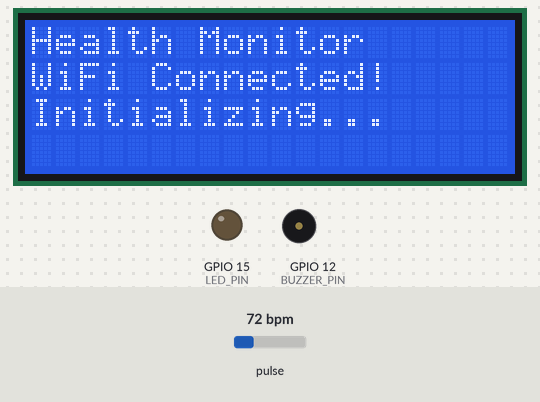
The sketch below on a simulated ESP32. Parts: 20×4 character LCD, output pins drawn as LEDs (lit = HIGH), buzzer (waves = sounding, pin HIGH). Inputs (shaded band) come from the test bench; at power-on: pulse 72 bpm. WiFi joins after 1.5 s; servers stay silent unless stated; random numbers use the default seed unless the sketch sets one; what the sketch prints to the serial monitor is not drawn.

Above: at 2.5 s.
At 4.6 s:
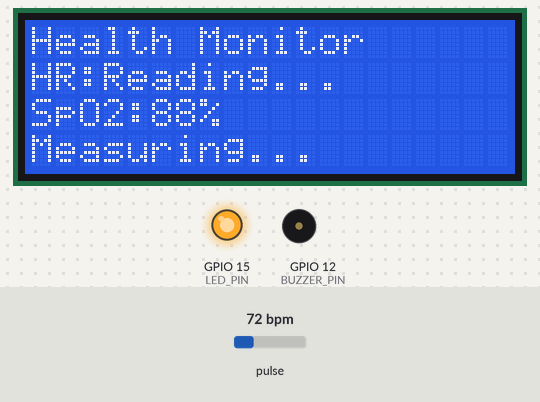
4.7 s: pulse set to 141 bpm
At 7.31 s:
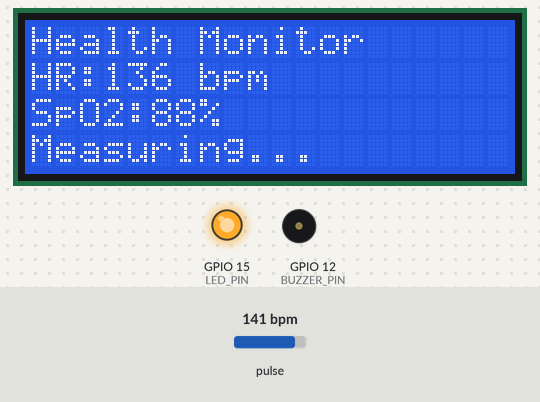
7.7 s: pulse set to 42 bpm
At 9.2 s:
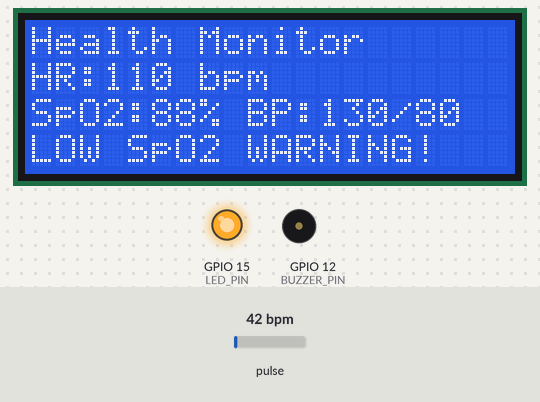
10.2 s: pulse set to 130 bpm
At 11.03 s:
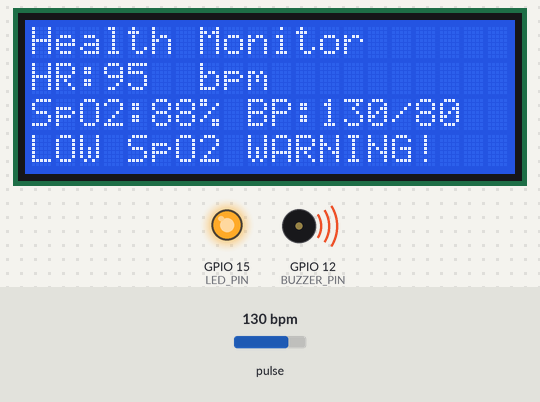
Timing chart, 0 to 18.3 s (numbered marks = the images above; inputs shaded):
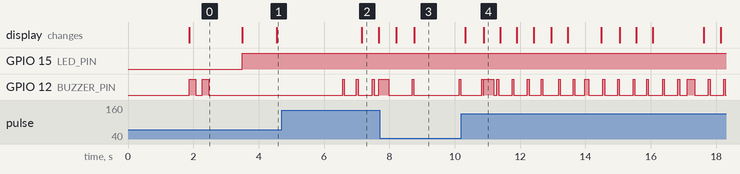

The sketch:

healthMonitor.ino
```cpp
#include <Wire.h>
#include <LiquidCrystal.h>
#include <WiFi.h>

// IMPORTANT: Blynk template must be defined BEFORE including BlynkSimpleEsp32.h
#define BLYNK_TEMPLATE_ID "TMPL62wFbO2QV"
#define BLYNK_TEMPLATE_NAME "Health Monitor"
#define BLYNK_AUTH_TOKEN "h-LuJy0eMjxSaNl8kBRRzwYvqRFil9ob"

#include <BlynkSimpleEsp32.h>
#include "MAX30105.h"
#include "heartRate.h"

// WiFi credentials
char ssid[] = "dlink_DWR-930M_4E49";
char pass[] = "W33f774df4";

// Initialize LCD (RS, E, D4, D5, D6, D7)
LiquidCrystal lcd(19, 18, 5, 17, 16, 4);

// Initialize MAX30102
MAX30105 particleSensor;

// Pin definitions
const int LED_PIN = 15;
const int BUZZER_PIN = 12;

// Buzzer timing
unsigned long buzzerStartTime = 0;
int buzzerDuration = 0;
bool buzzerActive = false;
unsigned long lastAlertTime = 0;
const long ALERT_INTERVAL = 3000; // Beep every 3 seconds for alerts

// Heart rate variables - IMPROVED
const byte RATE_SIZE = 10;  // Increased from 4 to 10 for better averaging
byte rates[RATE_SIZE];
byte rateSpot = 0;
long lastBeat = 0;
float beatsPerMinute;
int beatAvg;
int validBeatsCount = 0;  // Track how many valid beats we have

// SpO2 variables - IMPROVED
double avered = 0;
double aveir = 0;
int i = 0;
int Num = 30;  // Reduced from 100 to 30 for faster updates
double SpO2 = 0;
double lastValidSpO2 = 0;  // Store last valid reading

#define FINGER_ON 7000
#define MINIMUM_SPO2 90.0

// Blood pressure estimation variables
int systolicBP = 0;
int diastolicBP = 0;
long lastBPUpdate = 0;
const long BP_UPDATE_INTERVAL = 5000;

// Display update timing
unsigned long lastDisplayUpdate = 0;
const long DISPLAY_UPDATE_INTERVAL = 500;  // Update display every 500ms

// Virtual Pins for Blynk
#define VPIN_HEARTRATE V0
#define VPIN_SPO2 V1
#define VPIN_SYSTOLIC V2
#define VPIN_DIASTOLIC V3
#define VPIN_STATUS V4

BlynkTimer timer;

// Function to estimate blood pressure (simplified algorithm)
void estimateBloodPressure() {
  if (beatAvg > 0 && beatAvg < 200) {
    int baseSystolic = 110;
    int baseDiastolic = 70;

    int hrDeviation = beatAvg - 70;

    systolicBP = baseSystolic + (hrDeviation * 0.3);
    diastolicBP = baseDiastolic + (hrDeviation * 0.2);

    systolicBP += random(-5, 5);
    diastolicBP += random(-3, 3);

    systolicBP = constrain(systolicBP, 80, 180);
    diastolicBP = constrain(diastolicBP, 50, 100);

    if (systolicBP <= diastolicBP) {
      systolicBP = diastolicBP + 20;
    }
  }
}

void sendToBlynk() {
  // Only send to Blynk if connected
  if (!Blynk.connected()) {
    return;
  }

  if (beatAvg > 0 && validBeatsCount >= 3) {  // Only send after getting some valid beats
    Blynk.virtualWrite(VPIN_HEARTRATE, beatAvg);
    Blynk.virtualWrite(VPIN_SPO2, lastValidSpO2);
    Blynk.virtualWrite(VPIN_SYSTOLIC, systolicBP);
    Blynk.virtualWrite(VPIN_DIASTOLIC, diastolicBP);

    String status = "Normal";
    if (lastValidSpO2 < MINIMUM_SPO2) {
      status = "LOW SpO2!";
    } else if (beatAvg < 40 || beatAvg > 120) {
      status = "Abnormal HR!";
    } else if (systolicBP > 140 || diastolicBP > 90) {
      status = "High BP (Est)";
    }
    Blynk.virtualWrite(VPIN_STATUS, status);
  } else {
    Blynk.virtualWrite(VPIN_STATUS, "Reading...");
  }
}

void activateBuzzer(int duration) {
  digitalWrite(BUZZER_PIN, HIGH);
  buzzerStartTime = millis();
  buzzerDuration = duration;
  buzzerActive = true;
}

void handleBuzzer() {
  if (buzzerActive && (millis() - buzzerStartTime >= buzzerDuration)) {
    digitalWrite(BUZZER_PIN, LOW);
    buzzerActive = false;
  }
}

void updateDisplay() {
  // Clear and display line by line
  lcd.setCursor(0, 0);
  lcd.print("Health Monitor      ");

  // Row 2 - Heart Rate
  lcd.setCursor(0, 1);
  if (beatAvg > 0 && validBeatsCount >= 2) {
    char hrBuffer[21];
    sprintf(hrBuffer, "HR:%-3d bpm         ", beatAvg);
    lcd.print(hrBuffer);
  } else {
    lcd.print("HR:Reading...       ");
  }

  // Row 3 - SpO2 and BP
  lcd.setCursor(0, 2);
  if (lastValidSpO2 > 0) {
    char line3Buffer[21];
    if (systolicBP > 0) {
      sprintf(line3Buffer, "SpO2:%-2d%% BP:%-3d/%-3d", (int)lastValidSpO2, systolicBP, diastolicBP);
    } else {
      sprintf(line3Buffer, "SpO2:%-2d%%           ", (int)lastValidSpO2);
    }
    lcd.print(line3Buffer);
  } else {
    lcd.print("SpO2:---%           ");
  }

  // Row 4 - Status
  lcd.setCursor(0, 3);
  if (beatAvg > 0 && validBeatsCount >= 3) {
    bool alertCondition = false;

    if (lastValidSpO2 < MINIMUM_SPO2 && lastValidSpO2 > 0) {
      lcd.print("LOW SpO2 WARNING!   ");
      alertCondition = true;
    } else if (beatAvg < 40 || beatAvg > 120) {
      lcd.print("Abnormal HR!        ");
      alertCondition = true;
    } else if (systolicBP > 140 || diastolicBP > 90) {
      lcd.print("High BP (Estimated) ");
    } else {
      lcd.print("Status: Normal      ");
    }

    // Trigger buzzer for alerts
    if (alertCondition && (millis() - lastAlertTime > ALERT_INTERVAL)) {
      activateBuzzer(300);
      lastAlertTime = millis();
      Serial.println("ALERT! Buzzer activated");
    }
  } else {
    lcd.print("Measuring...        ");
  }
}

void setup() {
  Serial.begin(115200);

  pinMode(LED_PIN, OUTPUT);
  pinMode(BUZZER_PIN, OUTPUT);
  digitalWrite(LED_PIN, LOW);
  digitalWrite(BUZZER_PIN, LOW);

  lcd.begin(20, 4);
  lcd.clear();
  lcd.setCursor(0, 0);
  lcd.print("Health Monitor");
  lcd.setCursor(0, 1);
  lcd.print("Connecting WiFi...");

  Blynk.begin(BLYNK_AUTH_TOKEN, ssid, pass);

  lcd.setCursor(0, 1);
  lcd.print("WiFi Connected!     ");
  lcd.setCursor(0, 2);
  lcd.print("Initializing...     ");

  if (!particleSensor.begin(Wire, I2C_SPEED_FAST)) {
    lcd.clear();
    lcd.setCursor(0, 0);
    lcd.print("MAX30102 Error!");
    lcd.setCursor(0, 1);
    lcd.print("Check Wiring");
    while (1);
  }

  // IMPROVED: Better sensor configuration for faster, more accurate readings
  particleSensor.setup();
  particleSensor.setPulseAmplitudeRed(0x0A);
  particleSensor.setPulseAmplitudeGreen(0);

  // Set sample rate to 400 samples per second for faster response
  particleSensor.setSampleRate(400);

  // Setup timer
  timer.setInterval(2000L, sendToBlynk);

  // Test buzzer on startup
  Serial.println("Testing buzzer...");
  digitalWrite(BUZZER_PIN, HIGH);
  delay(200);
  digitalWrite(BUZZER_PIN, LOW);
  delay(200);
  digitalWrite(BUZZER_PIN, HIGH);
  delay(200);
  digitalWrite(BUZZER_PIN, LOW);
  Serial.println("Buzzer test complete");

  delay(1000);
  lcd.clear();
}

void loop() {
  Blynk.run();
  timer.run();
  handleBuzzer();

  long irValue = particleSensor.getIR();
  long redValue = particleSensor.getRed();

  // Check if finger is detected
  if (irValue < FINGER_ON) {
    lcd.setCursor(0, 0);
    lcd.print("Place finger on     ");
    lcd.setCursor(0, 1);
    lcd.print("sensor...           ");
    lcd.setCursor(0, 2);
    lcd.print("                    ");
    lcd.setCursor(0, 3);
    lcd.print("                    ");

    digitalWrite(LED_PIN, LOW);
    beatAvg = 0;
    validBeatsCount = 0;
    systolicBP = 0;
    diastolicBP = 0;

    // Reset arrays
    for (byte x = 0; x < RATE_SIZE; x++) {
      rates[x] = 0;
    }
    rateSpot = 0;

    return;
  }

  digitalWrite(LED_PIN, HIGH);

  // Heart rate detection - IMPROVED
  if (checkForBeat(irValue) == true) {
    long delta = millis() - lastBeat;
    lastBeat = millis();

    beatsPerMinute = 60 / (delta / 1000.0);

    // More lenient range and better filtering
    if (beatsPerMinute < 200 && beatsPerMinute > 30) {
      rates[rateSpot++] = (byte)beatsPerMinute;
      rateSpot %= RATE_SIZE;

      if (validBeatsCount < RATE_SIZE) {
        validBeatsCount++;
      }

      // Calculate average
      int sum = 0;
      int count = (validBeatsCount < RATE_SIZE) ? validBeatsCount : RATE_SIZE;
      for (byte x = 0; x < count; x++) {
        sum += rates[x];
      }
      beatAvg = sum / count;

      // BEEP ON EVERY HEARTBEAT!
      digitalWrite(BUZZER_PIN, HIGH);
      delay(50); // Short 50ms beep
      digitalWrite(BUZZER_PIN, LOW);

      // Print immediate feedback
      Serial.print("Beat detected! BPM: ");
      Serial.print(beatsPerMinute);
      Serial.print(" | Avg: ");
      Serial.println(beatAvg);
    }
  }

  // SpO2 calculation - IMPROVED
  double fred = (double)redValue;
  double fir = (double)irValue;

  avered += fred / Num;
  aveir += fir / Num;
  i++;

  if (i == Num) {
    double R = (avered / aveir);
    SpO2 = -23.3 * (R - 0.4) + 100;

    if (SpO2 > 100) SpO2 = 100;
    if (SpO2 < 0) SpO2 = 0;

    // Only update if reading seems valid
    if (SpO2 > 70 && SpO2 <= 100) {
      lastValidSpO2 = SpO2;
    }

    // Estimate blood pressure
    if (millis() - lastBPUpdate > BP_UPDATE_INTERVAL && validBeatsCount >= 3) {
      estimateBloodPressure();
      lastBPUpdate = millis();
    }

    // Print to Serial
    Serial.print("HR: ");
    Serial.print(beatAvg);
    Serial.print(" BPM, SpO2: ");
    Serial.print(lastValidSpO2);
    Serial.print(" %, BP: ");
    Serial.print(systolicBP);
    Serial.print("/");
    Serial.print(diastolicBP);
    Serial.print(" (Beats: ");
    Serial.print(validBeatsCount);
    Serial.println(")");

    // Reset for next calculation
    avered = 0;
    aveir = 0;
    i = 0;
  }

  // Update display at regular intervals
  if (millis() - lastDisplayUpdate > DISPLAY_UPDATE_INTERVAL) {
    updateDisplay();
    lastDisplayUpdate = millis();
  }

  delay(10);
}
```

heartRate.cpp
```cpp
/*
 Optical Heart Rate Detection (PBA Algorithm)
 By: Nathan Seidle
 SparkFun Electronics
 Date: October 2nd, 2016

 Given a series of IR samples from the MAX30105 we discern when a heart beat is occurring

 Let's have a brief chat about what this code does. We're going to try to detect
 heart-rate optically. This is tricky and prone to give false readings. We really don't
 want to get anyone hurt so use this code only as an example of how to process optical
 data. Build fun stuff with our MAX30105 breakout board but don't use it for actual
 medical diagnosis.

 Excellent background on optical heart rate detection:
 http://www.ti.com/lit/an/slaa655/slaa655.pdf

 Good reading:
 http://www.techforfuture.nl/fjc_documents/mitrabaratchi-measuringheartratewithopticalsensor.pdf
 https://fruct.org/publications/fruct13/files/Lau.pdf

 This is an implementation of Maxim's PBA (Penpheral Beat Amplitude) algorithm. It's been
 converted to work within the Arduino framework.
*/

/* Copyright (C) 2016 Maxim Integrated Products, Inc., All Rights Reserved.
*
* Permission is hereby granted, free of charge, to any person obtaining a
* copy of this software and associated documentation files (the "Software"),
* to deal in the Software without restriction, including without limitation
* the rights to use, copy, modify, merge, publish, distribute, sublicense,
* and/or sell copies of the Software, and to permit persons to whom the
* Software is furnished to do so, subject to the following conditions:
*
* The above copyright notice and this permission notice shall be included
* in all copies or substantial portions of the Software.
*
* THE SOFTWARE IS PROVIDED "AS IS", WITHOUT WARRANTY OF ANY KIND, EXPRESS
* OR IMPLIED, INCLUDING BUT NOT LIMITED TO THE WARRANTIES OF
* MERCHANTABILITY, FITNESS FOR A PARTICULAR PURPOSE AND NONINFRINGEMENT.
* IN NO EVENT SHALL MAXIM INTEGRATED BE LIABLE FOR ANY CLAIM, DAMAGES
* OR OTHER LIABILITY, WHETHER IN AN ACTION OF CONTRACT, TORT OR OTHERWISE,
* ARISING FROM, OUT OF OR IN CONNECTION WITH THE SOFTWARE OR THE USE OR
* OTHER DEALINGS IN THE SOFTWARE.
*
* Except as contained in this notice, the name of Maxim Integrated
* Products, Inc. shall not be used except as stated in the Maxim Integrated
* Products, Inc. Branding Policy.
*
* The mere transfer of this software does not imply any licenses
* of trade secrets, proprietary technology, copyrights, patents,
* trademarks, maskwork rights, or any other form of intellectual
* property whatsoever. Maxim Integrated Products, Inc. retains all
* ownership rights.
*
*/

#include "heartRate.h"

int16_t IR_AC_Max = 20;
int16_t IR_AC_Min = -20;

int16_t IR_AC_Signal_Current = 0;
int16_t IR_AC_Signal_Previous;
int16_t IR_AC_Signal_min = 0;
int16_t IR_AC_Signal_max = 0;
int16_t IR_Average_Estimated;

int16_t positiveEdge = 0;
int16_t negativeEdge = 0;
int32_t ir_avg_reg = 0;

int16_t cbuf[32];
uint8_t offset = 0;

static const uint16_t FIRCoeffs[12] = {172, 321, 579, 927, 1360, 1858, 2390, 2916, 3391, 3768, 4012, 4096};

//  Heart Rate Monitor functions takes a sample value and the sample number
//  Returns true if a beat is detected
//  A running average of four samples is recommended for display on the screen.
bool checkForBeat(int32_t sample)
{
  bool beatDetected = false;

  //  Save current state
  IR_AC_Signal_Previous = IR_AC_Signal_Current;

  //This is good to view for debugging
  //Serial.print("Signal_Current: ");
  //Serial.println(IR_AC_Signal_Current);

  //  Process next data sample
  IR_Average_Estimated = averageDCEstimator(&ir_avg_reg, sample);
  IR_AC_Signal_Current = lowPassFIRFilter(sample - IR_Average_Estimated);

  //  Detect positive zero crossing (rising edge)
  if ((IR_AC_Signal_Previous < 0) & (IR_AC_Signal_Current >= 0))
  {

    IR_AC_Max = IR_AC_Signal_max; //Adjust our AC max and min
    IR_AC_Min = IR_AC_Signal_min;

    positiveEdge = 1;
    negativeEdge = 0;
    IR_AC_Signal_max = 0;

    //if ((IR_AC_Max - IR_AC_Min) > 100 & (IR_AC_Max - IR_AC_Min) < 1000)
    if ((IR_AC_Max - IR_AC_Min) > 20 & (IR_AC_Max - IR_AC_Min) < 1000)
    {
      //Heart beat!!!
      beatDetected = true;
    }
  }

  //  Detect negative zero crossing (falling edge)
  if ((IR_AC_Signal_Previous > 0) & (IR_AC_Signal_Current <= 0))
  {
    positiveEdge = 0;
    negativeEdge = 1;
    IR_AC_Signal_min = 0;
  }

  //  Find Maximum value in positive cycle
  if (positiveEdge & (IR_AC_Signal_Current > IR_AC_Signal_Previous))
  {
    IR_AC_Signal_max = IR_AC_Signal_Current;
  }

  //  Find Minimum value in negative cycle
  if (negativeEdge & (IR_AC_Signal_Current < IR_AC_Signal_Previous))
  {
    IR_AC_Signal_min = IR_AC_Signal_Current;
  }

  return(beatDetected);
}

//  Average DC Estimator
int16_t averageDCEstimator(int32_t *p, uint16_t x)
{
  *p += ((((long) x << 15) - *p) >> 4);
  return (*p >> 15);
}

//  Low Pass FIR Filter
int16_t lowPassFIRFilter(int16_t din)
{
  cbuf[offset] = din;

  int32_t z = mul16(FIRCoeffs[11], cbuf[(offset - 11) & 0x1F]);

  for (uint8_t i = 0 ; i < 11 ; i++)
  {
    z += mul16(FIRCoeffs[i], cbuf[(offset - i) & 0x1F] + cbuf[(offset - 22 + i) & 0x1F]);
  }

  offset++;
  offset %= 32; //Wrap condition

  return(z >> 15);
}

//  Integer multiplier
int32_t mul16(int16_t x, int16_t y)
{
  return((long)x * (long)y);
}
```

heartRate.h
```cpp
/*
 Optical Heart Rate Detection (PBA Algorithm)
 By: Nathan Seidle
 SparkFun Electronics
 Date: October 2nd, 2016

 Given a series of IR samples from the MAX30105 we discern when a heart beat is occurring

 Let's have a brief chat about what this code does. We're going to try to detect
 heart-rate optically. This is tricky and prone to give false readings. We really don't
 want to get anyone hurt so use this code only as an example of how to process optical
 data. Build fun stuff with our MAX30105 breakout board but don't use it for actual
 medical diagnosis.

 Excellent background on optical heart rate detection:
 http://www.ti.com/lit/an/slaa655/slaa655.pdf

 Good reading:
 http://www.techforfuture.nl/fjc_documents/mitrabaratchi-measuringheartratewithopticalsensor.pdf
 https://fruct.org/publications/fruct13/files/Lau.pdf

 This is an implementation of Maxim's PBA (Penpheral Beat Amplitude) algorithm. It's been
 converted to work within the Arduino framework.
*/

/* Copyright (C) 2016 Maxim Integrated Products, Inc., All Rights Reserved.
*
* Permission is hereby granted, free of charge, to any person obtaining a
* copy of this software and associated documentation files (the "Software"),
* to deal in the Software without restriction, including without limitation
* the rights to use, copy, modify, merge, publish, distribute, sublicense,
* and/or sell copies of the Software, and to permit persons to whom the
* Software is furnished to do so, subject to the following conditions:
*
* The above copyright notice and this permission notice shall be included
* in all copies or substantial portions of the Software.
*
* THE SOFTWARE IS PROVIDED "AS IS", WITHOUT WARRANTY OF ANY KIND, EXPRESS
* OR IMPLIED, INCLUDING BUT NOT LIMITED TO THE WARRANTIES OF
* MERCHANTABILITY, FITNESS FOR A PARTICULAR PURPOSE AND NONINFRINGEMENT.
* IN NO EVENT SHALL MAXIM INTEGRATED BE LIABLE FOR ANY CLAIM, DAMAGES
* OR OTHER LIABILITY, WHETHER IN AN ACTION OF CONTRACT, TORT OR OTHERWISE,
* ARISING FROM, OUT OF OR IN CONNECTION WITH THE SOFTWARE OR THE USE OR
* OTHER DEALINGS IN THE SOFTWARE.
*
* Except as contained in this notice, the name of Maxim Integrated
* Products, Inc. shall not be used except as stated in the Maxim Integrated
* Products, Inc. Branding Policy.
*
* The mere transfer of this software does not imply any licenses
* of trade secrets, proprietary technology, copyrights, patents,
* trademarks, maskwork rights, or any other form of intellectual
* property whatsoever. Maxim Integrated Products, Inc. retains all
* ownership rights.
*
*/

#if (ARDUINO >= 100)
 #include "Arduino.h"
#else
 #include "WProgram.h"
#endif

bool checkForBeat(int32_t sample);
int16_t averageDCEstimator(int32_t *p, uint16_t x);
int16_t lowPassFIRFilter(int16_t din);
int32_t mul16(int16_t x, int16_t y);
```

Measured:
- after the input at 4.7 s, the display: changes after 2.5 s (image 2)
- what the display in image 0 shows lasts 1.6 s, from 1.9 s to 3.5 s
- what the display in image 2 shows lasts 0.5 s, from 7.2 s to 7.7 s
